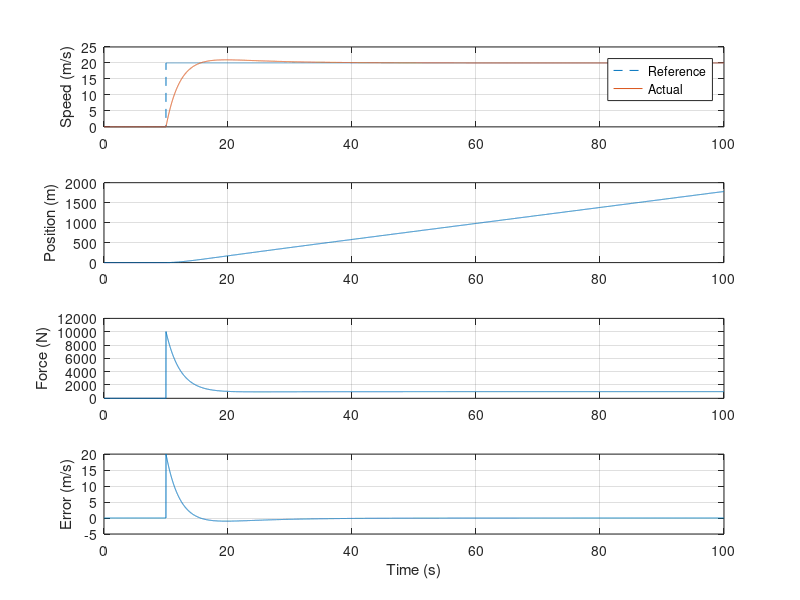

MATLAB code for this plot:
function result = cruise_control(show_plots)
% Updated numerical simulation based on the original PI controller script.
if nargin < 1, show_plots = true; end
m=1000; b=50; Kp=500; Ki=50; dt=0.01; step_time=10;
t=0:dt:100; N=numel(t); ref=20*(t>=step_time);
v=zeros(size(t)); x=v; F=v; e=v; integral=0;
for i=1:N
    e(i)=ref(i)-v(i);
    integral=integral+e(i)*dt;
    F(i)=Kp*e(i)+Ki*integral;
    if i<N
        v(i+1)=v(i)+dt*(F(i)-b*v(i))/m;
        x(i+1)=x(i)+dt*v(i);
    end
end
k=find(t>=step_time,1); tt=t(k:end)-step_time; vv=v(k:end);
lo=find(vv>=2,1); hi=find(vv>=18,1);
rise=NaN; if ~isempty(lo)&&~isempty(hi), rise=tt(hi)-tt(lo); end
last=find(abs(vv-20)>0.4,1,'last'); settling=NaN;
if isempty(last), settling=0; elseif last<numel(tt), settling=tt(last+1); end
result=struct('time',t,'reference',ref,'speed',v,'position',x,'force',F,'error',e,...
    'rise_time',rise,'settling_time',settling,'overshoot',max(0,100*(max(vv)-20)/20),...
    'steady_state_error',abs(v(end)-20));
fprintf('Rise time: %.2f s\nSettling time: %.2f s\nOvershoot: %.2f %%\nFinal error: %.4f m/s\n',rise,settling,result.overshoot,result.steady_state_error);
if show_plots
    figure;
    subplot(4,1,1); plot(t,ref,'--',t,v); grid on; ylabel('Speed (m/s)'); legend('Reference','Actual');
    subplot(4,1,2); plot(t,x); grid on; ylabel('Position (m)');
    subplot(4,1,3); plot(t,F); grid on; ylabel('Force (N)');
    subplot(4,1,4); plot(t,e); grid on; ylabel('Error (m/s)'); xlabel('Time (s)');
end
end
